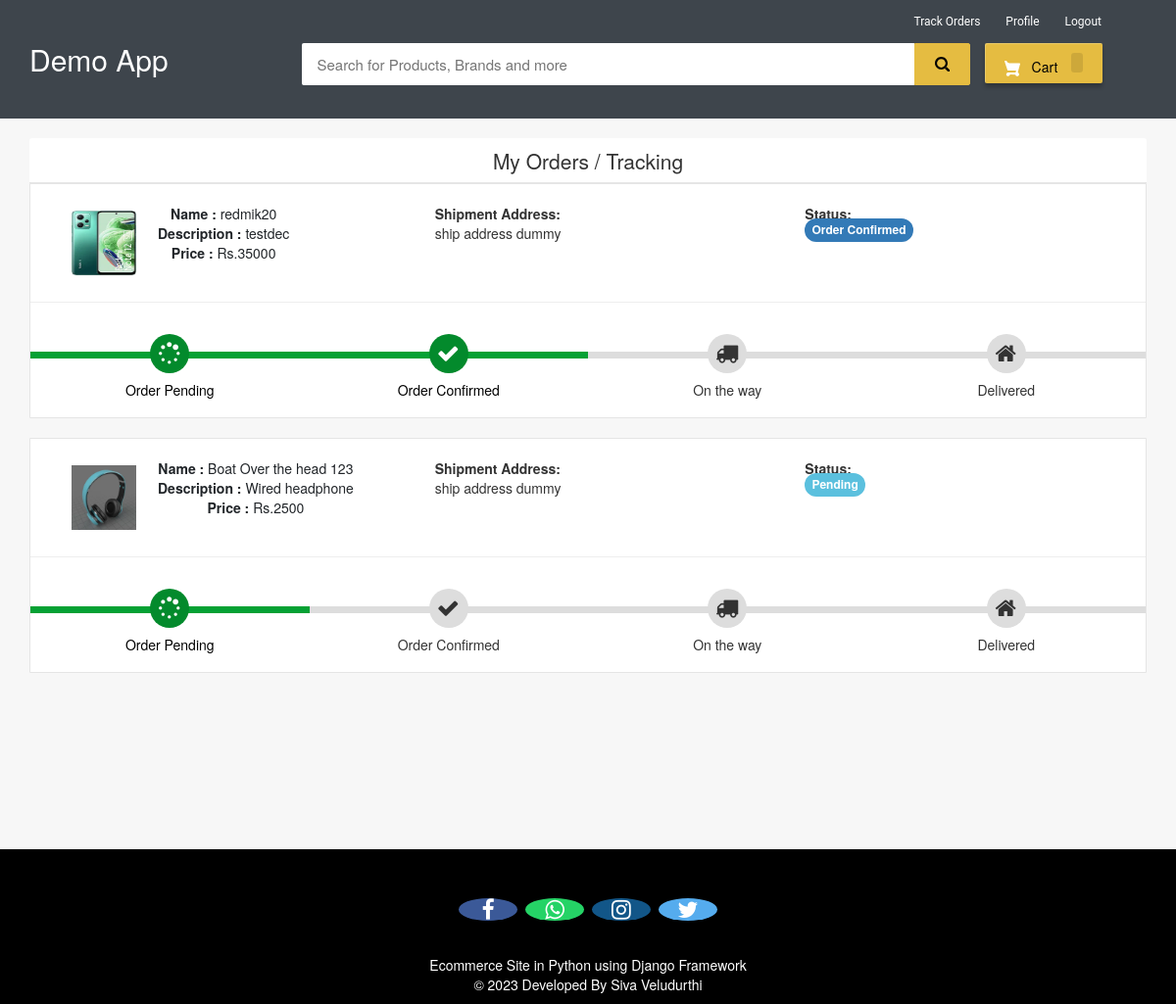
Screenshot of /my-order (signed in) with the database file from the repository.
### ecom/models.py (models this page shows, shortened)
class Product(models.Model):
    name=models.CharField(max_length=40)
    product_image= models.ImageField(upload_to='product_image/',null=True,blank=True)
    price = models.PositiveIntegerField()
    description=models.CharField(max_length=40)

class Orders(models.Model):
    STATUS =(
        ('Pending','Pending'),
        ('Order Confirmed','Order Confirmed'),
        ('Out for Delivery','Out for Delivery'),
        ('Delivered','Delivered'),
    )
    customer=models.ForeignKey('Customer', on_delete=models.CASCADE,null=True)
    product=models.ForeignKey('Product',on_delete=models.CASCADE,null=True)
    email = models.CharField(max_length=50,null=True)
    address = models.CharField(max_length=500,null=True)
    mobile = models.CharField(max_length=20,null=True)
    order_date= models.DateField(auto_now_add=True,null=True)
    status=models.CharField(max_length=50,null=True,choices=STATUS)

### ecom/views.py (the view)
# urls.py: path('my-order', views.my_order_view,name='my-order'),
@login_required(login_url='customerlogin')
@user_passes_test(is_customer)
def my_order_view(request):
    customer=models.Customer.objects.get(user_id=request.user.id)
    orders=models.Orders.objects.all().filter(customer_id = customer)
    ordered_products=[]
    for order in orders:
        ordered_product=models.Product.objects.all().filter(id=order.product.id)
        ordered_products.append(ordered_product)
    return render(request,'ecom/my_order.html',{'data':zip(ordered_products,orders)})

### ecom/views.py (called while the page is built)
def is_customer(user):
    return user.groups.filter(name='CUSTOMER').exists()

### templates/ecom/my_order.html (shortened to what this page needs)
{% extends 'ecom/customer_base.html' %}
{% load static %}
{% block content %}
<br>
<div class="container">
    <header class="card-header" style="text-align:center; font-size: 21px"> My Orders / Tracking </header>
    {% for products,order in data %}
    <article class="card">
        <div class="card-body">
            <ul class="row" style="margin-left:20px;margin-top:20px;">
                <li class="col-md-4">
                  <figure class="itemside mb-3">
                    {%for product in products%}
                      <div class="aside"><img src="{% static product.product_image.url %}" class="img-sm border"></div>
                      <figcaption class="info align-self-center">
                          <p class="title"><strong>Name : </strong>{{product.name}} <br> <strong>Description : </strong>{{product.description}} <br> <strong>Price : </strong>Rs.{{product.price}}</p>
                      </figcaption>
                  </figure>
                </li>
                <li class="col-md-4">
                    <div class="col"> <strong>Shipment Address:</strong> <br> {{order.address}}</div>
                </li>
                <li class="col-md-4">
                    <div class="col"> <strong>Status:</strong> <br>
                        {% if order.status == 'Pending'%}
                        <td> <span class="label label-info" style="font-size: 12px; border-radius: 30px;">{{order.status}}</span></td>
                        {% elif order.status == 'Delivered' %}
                        <td> <span class="label label-success" style="font-size: 12px; border-radius: 30px;">{{order.status}}</span></td>
                        {% elif order.status == 'Out for Delivery' %}
                        <td> <span class="label label-default" style="font-size: 12px; border-radius: 30px;">{{order.status}}</span></td>
                        {%else%}
                          <td> <span class="label label-primary" style="font-size: 12px; border-radius: 30px;">{{order.status}}</span></td>
                        {%endif%}
                    </div> <br>
                </li>
                {%endfor%}
            </ul>
            <hr>
            <div class="track">
                {%if order.status == 'Pending' %}
                <div class="step active"> <span class="icon"> <i style="padding-top:3px; padding-right:25px;" class="fa fa-spinner"></i> </span> <span class="text">Order Pending</span> </div>
                <div class="step "> <span class="icon"> <i style="padding-top:3px; padding-right:25px;" class="fa fa-check"></i> </span> <span class="text"> Order Confirmed</span> </div>
                <div class="step "> <span class="icon"> <i style="padding-top:3px; padding-right:25px;" class="fa fa-truck"></i> </span> <span class="text"> On the way </span> </div>
                <div class="step "> <span class="icon"> <i style="padding-top:3px; padding-right:25px;" class="fa fa-home"></i> </span> <span class="text">Delivered</span> </div>
                {%elif order.status == 'Order Confirmed' %}
                <div class="step active"> <span class="icon"> <i style="padding-top:3px; padding-right:25px;" class="fa fa-spinner"></i> </span> <span class="text">Order Pending</span> </div>
                <div class="step active"> <span class="icon"> <i style="padding-top:3px; padding-right:25px;" class="fa fa-check"></i> </span> <span class="text"> Order Confirmed</span> </div>
                <div class="step "> <span class="icon"> <i style="padding-top:3px; padding-right:25px;" class="fa fa-truck"></i> </span> <span class="text"> On the way </span> </div>
                <div class="step "> <span class="icon"> <i style="padding-top:3px; padding-right:25px;" class="fa fa-home"></i> </span> <span class="text">Delivered</span> </div>
                {%endif%}
            </div>
        </div>
    </article><br>
    {%endfor%}
</div>
<br><br><br><br><br>
{% endblock content %}

### templates/ecom/customer_base.html (style rules this page uses)
body { background-color: #f7f7f7; }
.fa { font-size: 23px; width: 60px; text-align: center; text-decoration: none; margin: 5px 2px; border-radius: 50%; }
p { text-align: center; }

### templates/ecom/my_order.html (style rules this page uses)
body { background-color: #f7f7f7; }
.container { margin-top: 0px; margin-bottom: 0px }
.card { position: relative; display: -webkit-box; display: -ms-flexbox; display: flex; -webkit-box-orient: vertical; -webkit-box-direction: normal; -ms-flex-direction: column; flex-direction: column; min-width: 0; word-wrap: break-word; background-color: #fff; background-clip: border-box; border: 1px solid rgba(0, 0, 0, 0.1); border-radius: 0.10rem }
.card-header:first-child { border-radius: calc(0.37rem - 1px) calc(0.37rem - 1px) 0 0 }
.card-header { padding: 0.75rem 1.25rem; margin-bottom: 0; background-color: #fff; border-bottom: 1px solid rgba(0, 0, 0, 0.1) }
.track { position: relative; background-color: #ddd; height: 7px; display: -webkit-box; display: -ms-flexbox; display: flex; margin-bottom: 60px; margin-top: 50px }
.track .step { -webkit-box-flex: 1; -ms-flex-positive: 1; flex-grow: 1; width: 25%; margin-top: -18px; text-align: center; position: relative }
.track .step.active:before { background: #05a134 }
.track .step::before { height: 7px; position: absolute; content: ""; width: 100%; left: 0; top: 18px }
.track .step.active .icon { background: #038a2c; color: #fff }
.track .icon { display: inline-block; width: 40px; height: 40px; line-height: 40px; position: relative; border-radius: 100%; background: #ddd }
.track .step.active .text { font-weight: 400; color: #000 }
.track .text { display: block; margin-top: 7px }
.itemside { position: relative; display: -webkit-box; display: -ms-flexbox; display: flex; width: 100% }
.itemside .aside { position: relative; -ms-flex-negative: 0; flex-shrink: 0 }
.img-sm { width: 80px; height: 80px; padding: 7px }
ul.row, ul.row-sm { list-style: none; padding: 0 }
.itemside .info { padding-left: 15px; padding-right: 7px }
.itemside .title { display: block; margin-bottom: 5px; color: #212529 }
p { margin-top: 0; margin-bottom: 1rem }

### rows the page displays
Orders: address "ship address dummy", status "Order Confirmed", shows "Order Pending"
Product: product_image (picture), name "redmik20", description "testdec", price "35000"
Orders: address "ship address dummy", status "Pending", shows "Order Pending"
Product: product_image (picture), name "Boat Over the head 123", description "Wired headphone", price "2500"
